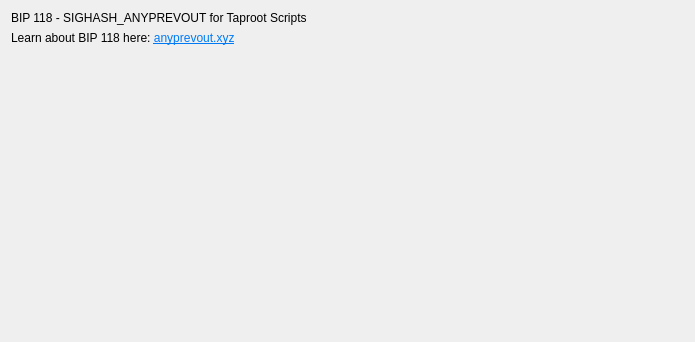
<?xml version="1.0" encoding="UTF-8"?>
<ui version="4.0">
 <class>BIP118Page</class>
 <widget class="QWidget" name="BIP118Page">
  <property name="geometry">
   <rect>
    <x>0</x>
    <y>0</y>
    <width>695</width>
    <height>342</height>
   </rect>
  </property>
  <property name="windowTitle">
   <string>Form</string>
  </property>
  <layout class="QVBoxLayout" name="verticalLayout">
   <item>
    <widget class="QLabel" name="label">
     <property name="text">
      <string>BIP 118 - SIGHASH_ANYPREVOUT for Taproot Scripts</string>
     </property>
    </widget>
   </item>
   <item>
    <widget class="QLabel" name="label_2">
     <property name="text">
      <string>&lt;html&gt;&lt;head/&gt;&lt;body&gt;&lt;p&gt;Learn about BIP 118 here: &lt;a href=&quot;https://anyprevout.xyz/&quot;&gt;&lt;span style=&quot; text-decoration: underline; color:#007af4;&quot;&gt;anyprevout.xyz&lt;/span&gt;&lt;/a&gt;&lt;/p&gt;&lt;/body&gt;&lt;/html&gt;</string>
     </property>
     <property name="openExternalLinks">
      <bool>true</bool>
     </property>
    </widget>
   </item>
   <item>
    <spacer name="verticalSpacer">
     <property name="orientation">
      <enum>Qt::Vertical</enum>
     </property>
     <property name="sizeHint" stdset="0">
      <size>
       <width>20</width>
       <height>40</height>
      </size>
     </property>
    </spacer>
   </item>
  </layout>
 </widget>
 <resources/>
 <connections/>
</ui>
